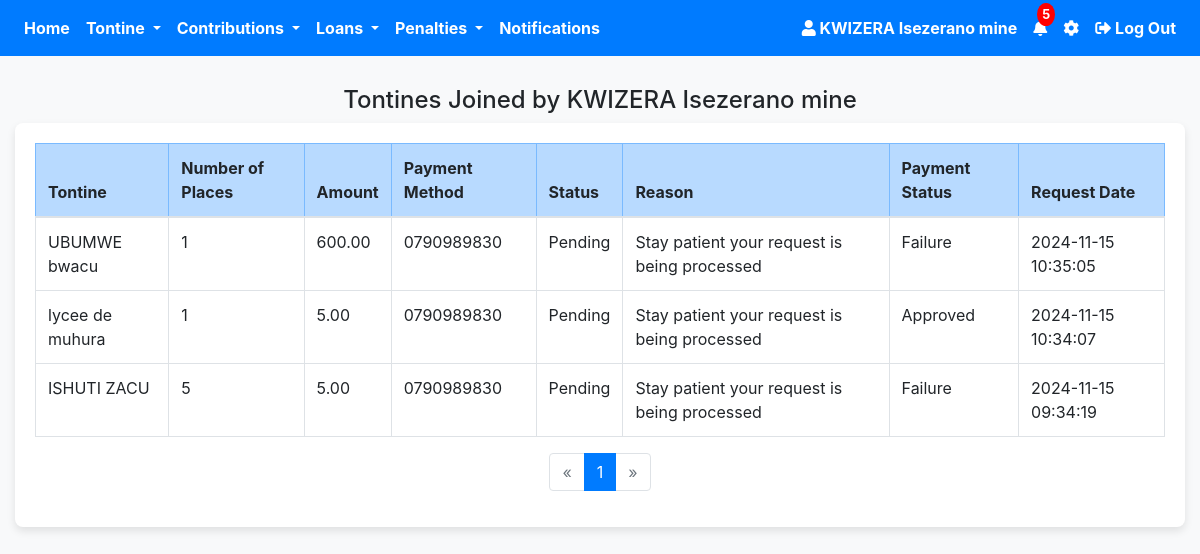
Before: /joined_tontine.php (signed in) with the older database file.
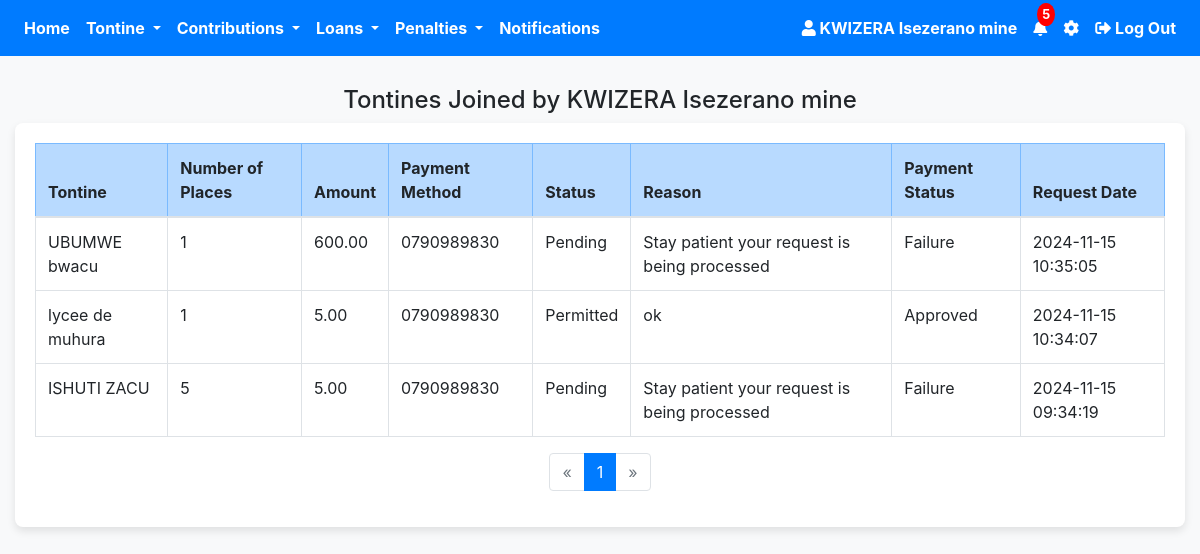
After: the same page with the newer database file.
### tables this page shows
CREATE TABLE `tontine_join_requests` (
  `id` int(11) NOT NULL,
  `user_id` int(11) NOT NULL,
  `tontine_id` int(11) NOT NULL,
  `number_place` int(11) NOT NULL,
  `amount` decimal(10,2) NOT NULL,
  `payment_method` varchar(20) DEFAULT NULL,
  `terms` tinyint(1) NOT NULL,
  `transaction_ref` varchar(255) NOT NULL,
  `request_date` timestamp NOT NULL DEFAULT current_timestamp(),
  `status` enum('Pending','Approved','Failure','Permitted','Rejected') DEFAULT 'Pending',
  `reason` varchar(255) NOT NULL,
  `payment_status` enum('Pending','Failure','Approved') DEFAULT 'Pending'
);

CREATE TABLE `tontine` (
  `id` int(11) NOT NULL,
  `tontine_name` varchar(255) NOT NULL,
  `logo` varchar(255) DEFAULT NULL,
  `join_date` date NOT NULL,
  `province` varchar(100) NOT NULL,
  `district` varchar(100) NOT NULL,
  `sector` varchar(100) NOT NULL,
  `total_contributions` decimal(10,2) NOT NULL,
  `occurrence` enum('Daily','Weekly','Monthly') NOT NULL,
  `time` time DEFAULT NULL,
  `day` enum('Monday','Tuesday','Wednesday','Thursday','Friday','Saturday','Sunday') DEFAULT NULL,
  `date` date DEFAULT NULL,
  `created_at` timestamp NOT NULL DEFAULT current_timestamp(),
  `user_id` int(11) DEFAULT NULL,
  `role` varchar(30) NOT NULL,
  `purpose` varchar(255) NOT NULL,
  `rules` varchar(255) NOT NULL,
  `status` enum('Not Justified','Justification Request sent','Justified','Rejected') DEFAULT 'Not Justified',
  `reason` varchar(255) NOT NULL,
  `interest` decimal(10,2) NOT NULL DEFAULT 0.00,
  `payment_frequency` enum('Monthly','Weekly') NOT NULL,
  `frequent_payment_date` date DEFAULT NULL,
  `frequent_payment_day` enum('Monday','Tuesday','Wednesday','Thursday','Friday','Saturday','Sunday') DEFAULT NULL
);

### joined_tontine.php (the view, shortened to what the changed rows need)
<?php
require 'config.php';
$user_id = $_SESSION['user_id'];
$limit = 5;
$page = isset($_GET['page']) ? (int)$_GET['page'] : 1;
$offset = ($page - 1) * $limit;
$joinRequestsStmt = $pdo->prepare("SELECT tjr.transaction_ref, tjr.id, tjr.id, tjr.number_place, tjr.amount, tjr.payment_method, tjr.status, tjr.request_date, t.tontine_name,tjr.reason , tjr.payment_status
    FROM tontine_join_requests tjr
    JOIN tontine t ON tjr.tontine_id = t.id
    WHERE tjr.user_id = :user_id
    ORDER BY tjr.request_date DESC
    LIMIT :limit OFFSET :offset");
$joinRequestsStmt->bindParam(':user_id', $user_id, PDO::PARAM_INT);
$joinRequestsStmt->bindParam(':limit', $limit, PDO::PARAM_INT);
$joinRequestsStmt->bindParam(':offset', $offset, PDO::PARAM_INT);
$joinRequestsStmt->execute();
$joinRequests = $joinRequestsStmt->fetchAll(PDO::FETCH_ASSOC);
?>
<!DOCTYPE html>
<html lang="en">
<head>
    <link rel="stylesheet" href="https://stackpath.bootstrapcdn.com/bootstrap/4.5.2/css/bootstrap.min.css">
    <link rel="stylesheet" href="https://cdnjs.cloudflare.com/ajax/libs/font-awesome/5.15.4/css/all.min.css">
</head>
<body>
    <div class="container ">
        <div class="table-container">
            <?php if (!empty($joinRequests)): ?>
                <table class="table table-bordered ">
                    <thead>
                        <tr class="table-primary">
                            <th>Tontine</th>
                            <th>Number of Places</th>
                            <th>Amount</th>
                            <th>Payment Method</th>
                            <th>Status</th>
                            <th>Reason</th>
                            <th>Payment Status</th>
                            <th>Request Date</th>
                        </tr>
                    </thead>
                    <tbody>
                        <?php foreach ($joinRequests as $request): ?>
                            <tr>
                                <td><?php echo htmlspecialchars($request['tontine_name']); ?></td>
                                <td><?php echo htmlspecialchars($request['number_place']); ?></td>
                                <td><?php echo htmlspecialchars($request['amount']); ?></td>
                                <td><?php echo htmlspecialchars($request['payment_method']); ?></td>
                                <td><?php echo htmlspecialchars($request['status']); ?></td>
                                <td><?php echo htmlspecialchars($request['reason']);?></td>
                                <td><?php echo htmlspecialchars($request['payment_status']); ?></td>
                                <td><?php echo htmlspecialchars($request['request_date']); ?></td>
                            </tr>
                        <?php endforeach; ?>
                    </tbody>
                </table>
            <?php else: ?>
                <p class="text-center">No tontines joined yet.</p>
            <?php endif; ?>
        </div>
    </div>
</body>
</html>

Changed rows visible on the page:
changed tontine_join_requests "Approved": status "Pending" → "Permitted"; reason "Stay patient your request is being processed" → "ok"
